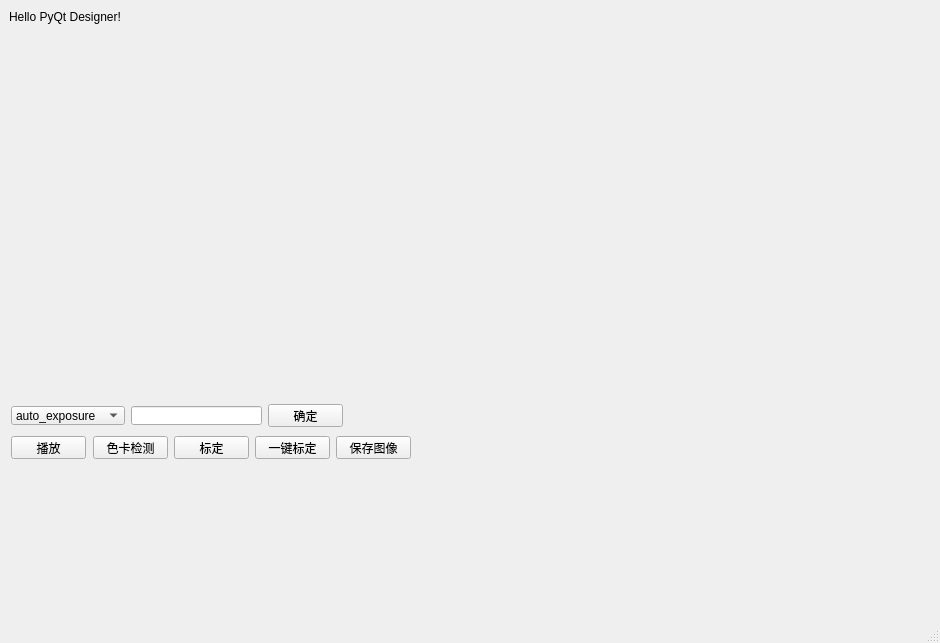
<?xml version="1.0" encoding="UTF-8"?>
<ui version="4.0">
 <class>MainWindow</class>
 <widget class="QMainWindow" name="MainWindow">
  <property name="geometry">
   <rect>
    <x>0</x>
    <y>0</y>
    <width>940</width>
    <height>643</height>
   </rect>
  </property>
  <property name="windowTitle">
   <string>MainWindow</string>
  </property>
  <widget class="QWidget" name="centralwidget">
   <widget class="QLabel" name="label">
    <property name="geometry">
     <rect>
      <x>9</x>
      <y>9</y>
      <width>120</width>
      <height>16</height>
     </rect>
    </property>
    <property name="text">
     <string>Hello PyQt Designer!</string>
    </property>
   </widget>
   <widget class="QWidget" name="layoutWidget">
    <property name="geometry">
     <rect>
      <x>9</x>
      <y>25</y>
      <width>621</width>
      <height>351</height>
     </rect>
    </property>
    <layout class="QHBoxLayout" name="horizontalLayout_4">
     <item>
      <widget class="QLabel" name="raw_image_viewer">
       <property name="mouseTracking">
        <bool>true</bool>
       </property>
       <property name="text">
        <string/>
       </property>
       <property name="scaledContents">
        <bool>true</bool>
       </property>
      </widget>
     </item>
     <item>
      <widget class="QLabel" name="result_viewer">
       <property name="mouseTracking">
        <bool>true</bool>
       </property>
       <property name="text">
        <string/>
       </property>
       <property name="scaledContents">
        <bool>true</bool>
       </property>
      </widget>
     </item>
    </layout>
   </widget>
   <widget class="QComboBox" name="exposure_comboBox">
    <property name="geometry">
     <rect>
      <x>11</x>
      <y>406</y>
      <width>114</width>
      <height>19</height>
     </rect>
    </property>
    <item>
     <property name="text">
      <string>auto_exposure</string>
     </property>
    </item>
    <item>
     <property name="text">
      <string>manual_exposure</string>
     </property>
    </item>
   </widget>
   <widget class="QLineEdit" name="exposure_value">
    <property name="geometry">
     <rect>
      <x>131</x>
      <y>406</y>
      <width>131</width>
      <height>19</height>
     </rect>
    </property>
   </widget>
   <widget class="QPushButton" name="exposure_button">
    <property name="geometry">
     <rect>
      <x>268</x>
      <y>404</y>
      <width>75</width>
      <height>23</height>
     </rect>
    </property>
    <property name="text">
     <string>确定</string>
    </property>
   </widget>
   <widget class="QPushButton" name="show_image_button">
    <property name="geometry">
     <rect>
      <x>11</x>
      <y>436</y>
      <width>75</width>
      <height>23</height>
     </rect>
    </property>
    <property name="text">
     <string>播放</string>
    </property>
   </widget>
   <widget class="QPushButton" name="cc_detect_button">
    <property name="geometry">
     <rect>
      <x>93</x>
      <y>436</y>
      <width>75</width>
      <height>23</height>
     </rect>
    </property>
    <property name="text">
     <string>色卡检测</string>
    </property>
   </widget>
   <widget class="QPushButton" name="calibration_button">
    <property name="geometry">
     <rect>
      <x>174</x>
      <y>436</y>
      <width>75</width>
      <height>23</height>
     </rect>
    </property>
    <property name="text">
     <string>标定</string>
    </property>
   </widget>
   <widget class="QPushButton" name="quick_calibration_button">
    <property name="geometry">
     <rect>
      <x>255</x>
      <y>436</y>
      <width>75</width>
      <height>23</height>
     </rect>
    </property>
    <property name="text">
     <string>一键标定</string>
    </property>
   </widget>
   <widget class="QPushButton" name="save_image_button">
    <property name="geometry">
     <rect>
      <x>336</x>
      <y>436</y>
      <width>75</width>
      <height>23</height>
     </rect>
    </property>
    <property name="text">
     <string>保存图像</string>
    </property>
    <property name="autoDefault">
     <bool>true</bool>
    </property>
   </widget>
  </widget>
  <widget class="QMenuBar" name="menubar">
   <property name="geometry">
    <rect>
     <x>0</x>
     <y>0</y>
     <width>940</width>
     <height>22</height>
    </rect>
   </property>
  </widget>
  <widget class="QStatusBar" name="statusbar"/>
 </widget>
 <resources/>
 <connections/>
</ui>
